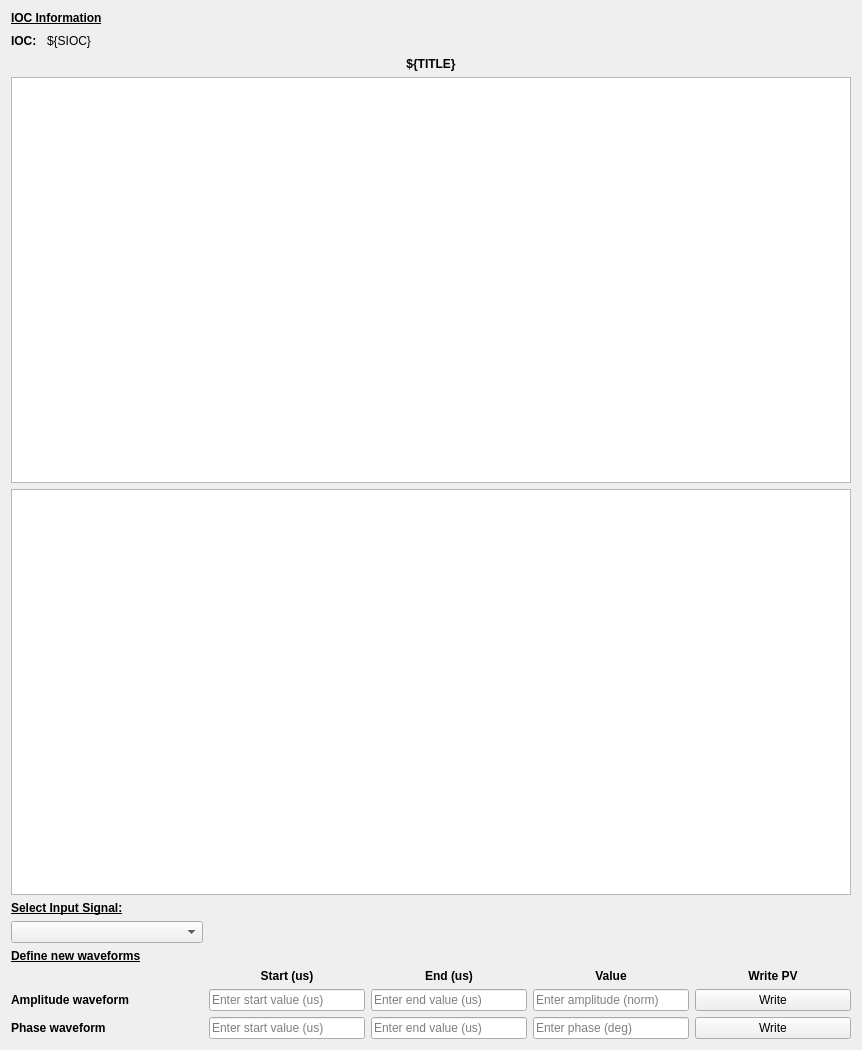
<?xml version="1.0" encoding="UTF-8"?>
<ui version="4.0">
 <class>Form</class>
 <widget class="QWidget" name="Form">
  <property name="geometry">
   <rect>
    <x>0</x>
    <y>0</y>
    <width>862</width>
    <height>1050</height>
   </rect>
  </property>
  <property name="windowTitle">
   <string>${TITLE} - ${DEV}</string>
  </property>
  <layout class="QVBoxLayout" name="verticalLayout">
   <item>
    <layout class="QGridLayout" name="gridLayout">
     <item row="19" column="2">
      <widget class="QLineEdit" name="phase_start">
       <property name="styleSheet">
        <string notr="true"/>
       </property>
       <property name="placeholderText">
        <string>Enter start value (us)</string>
       </property>
      </widget>
     </item>
     <item row="18" column="5">
      <widget class="QPushButton" name="write_amplitude">
       <property name="text">
        <string>Write</string>
       </property>
      </widget>
     </item>
     <item row="19" column="5">
      <widget class="QPushButton" name="write_phase">
       <property name="text">
        <string>Write</string>
       </property>
      </widget>
     </item>
     <item row="8" column="0" colspan="6">
      <widget class="QLabel" name="label">
       <property name="font">
        <font>
         <weight>75</weight>
         <bold>true</bold>
        </font>
       </property>
       <property name="text">
        <string>${TITLE}</string>
       </property>
       <property name="alignment">
        <set>Qt::AlignCenter</set>
       </property>
      </widget>
     </item>
     <item row="17" column="2">
      <widget class="QLabel" name="label_4">
       <property name="font">
        <font>
         <weight>75</weight>
         <bold>true</bold>
        </font>
       </property>
       <property name="text">
        <string>Start (us)</string>
       </property>
       <property name="alignment">
        <set>Qt::AlignCenter</set>
       </property>
      </widget>
     </item>
     <item row="2" column="0">
      <widget class="QLabel" name="label_11">
       <property name="minimumSize">
        <size>
         <width>0</width>
         <height>0</height>
        </size>
       </property>
       <property name="maximumSize">
        <size>
         <width>30</width>
         <height>16777215</height>
        </size>
       </property>
       <property name="font">
        <font>
         <weight>75</weight>
         <bold>true</bold>
        </font>
       </property>
       <property name="text">
        <string>IOC:</string>
       </property>
      </widget>
     </item>
     <item row="17" column="5">
      <widget class="QLabel" name="label_8">
       <property name="font">
        <font>
         <weight>75</weight>
         <bold>true</bold>
        </font>
       </property>
       <property name="text">
        <string>Write PV</string>
       </property>
       <property name="alignment">
        <set>Qt::AlignCenter</set>
       </property>
      </widget>
     </item>
     <item row="19" column="4">
      <widget class="QLineEdit" name="phase_value">
       <property name="styleSheet">
        <string notr="true"/>
       </property>
       <property name="placeholderText">
        <string>Enter phase (deg)</string>
       </property>
      </widget>
     </item>
     <item row="9" column="0" colspan="6">
      <widget class="PyDMWaveformPlot" name="amplitude_plot">
       <property name="sizePolicy">
        <sizepolicy hsizetype="Expanding" vsizetype="Expanding">
         <horstretch>1</horstretch>
         <verstretch>1</verstretch>
        </sizepolicy>
       </property>
       <property name="font">
        <font>
         <pointsize>9</pointsize>
         <weight>50</weight>
         <bold>false</bold>
        </font>
       </property>
       <property name="toolTip">
        <string/>
       </property>
       <property name="backgroundBrush">
        <brush brushstyle="SolidPattern">
         <color alpha="255">
          <red>25</red>
          <green>25</green>
          <blue>25</blue>
         </color>
        </brush>
       </property>
       <property name="showXGrid">
        <bool>true</bool>
       </property>
       <property name="showYGrid">
        <bool>true</bool>
       </property>
       <property name="backgroundColor">
        <color>
         <red>25</red>
         <green>25</green>
         <blue>25</blue>
        </color>
       </property>
       <property name="axisColor">
        <color>
         <red>222</red>
         <green>222</green>
         <blue>222</blue>
        </color>
       </property>
       <property name="yAxes">
        <stringlist/>
       </property>
       <property name="title" stdset="0">
        <string>Average Window ${N} - Amplitude</string>
       </property>
       <property name="xLabels">
        <stringlist>
         <string>Time (us)</string>
        </stringlist>
       </property>
       <property name="showLegend">
        <bool>true</bool>
       </property>
       <property name="curves">
        <stringlist/>
       </property>
       <property name="yLabels" stdset="0">
        <stringlist>
         <string>Amplitude (norm)</string>
        </stringlist>
       </property>
      </widget>
     </item>
     <item row="13" column="0" colspan="6">
      <widget class="PyDMWaveformPlot" name="phase_plot">
       <property name="sizePolicy">
        <sizepolicy hsizetype="Expanding" vsizetype="Expanding">
         <horstretch>1</horstretch>
         <verstretch>1</verstretch>
        </sizepolicy>
       </property>
       <property name="font">
        <font>
         <weight>50</weight>
         <bold>false</bold>
        </font>
       </property>
       <property name="toolTip">
        <string/>
       </property>
       <property name="backgroundBrush">
        <brush brushstyle="SolidPattern">
         <color alpha="255">
          <red>25</red>
          <green>25</green>
          <blue>25</blue>
         </color>
        </brush>
       </property>
       <property name="showXGrid">
        <bool>true</bool>
       </property>
       <property name="showYGrid">
        <bool>true</bool>
       </property>
       <property name="backgroundColor">
        <color>
         <red>25</red>
         <green>25</green>
         <blue>25</blue>
        </color>
       </property>
       <property name="axisColor">
        <color>
         <red>222</red>
         <green>222</green>
         <blue>222</blue>
        </color>
       </property>
       <property name="yAxes">
        <stringlist/>
       </property>
       <property name="title" stdset="0">
        <string>Average Window ${N} - Phase</string>
       </property>
       <property name="xLabels">
        <stringlist>
         <string>Time (us)</string>
        </stringlist>
       </property>
       <property name="showLegend">
        <bool>true</bool>
       </property>
       <property name="curves">
        <stringlist/>
       </property>
       <property name="yLabels" stdset="0">
        <stringlist>
         <string>Phase (deg)</string>
        </stringlist>
       </property>
      </widget>
     </item>
     <item row="17" column="4">
      <widget class="QLabel" name="label_9">
       <property name="font">
        <font>
         <weight>75</weight>
         <bold>true</bold>
        </font>
       </property>
       <property name="text">
        <string>Value</string>
       </property>
       <property name="alignment">
        <set>Qt::AlignCenter</set>
       </property>
      </widget>
     </item>
     <item row="18" column="2">
      <widget class="QLineEdit" name="amplitude_start">
       <property name="styleSheet">
        <string notr="true"/>
       </property>
       <property name="placeholderText">
        <string>Enter start value (us)</string>
       </property>
      </widget>
     </item>
     <item row="18" column="3">
      <widget class="QLineEdit" name="amplitude_end">
       <property name="styleSheet">
        <string notr="true"/>
       </property>
       <property name="placeholderText">
        <string>Enter end value (us)</string>
       </property>
      </widget>
     </item>
     <item row="17" column="3">
      <widget class="QLabel" name="label_5">
       <property name="font">
        <font>
         <weight>75</weight>
         <bold>true</bold>
        </font>
       </property>
       <property name="text">
        <string>End (us)</string>
       </property>
       <property name="alignment">
        <set>Qt::AlignCenter</set>
       </property>
      </widget>
     </item>
     <item row="19" column="3">
      <widget class="QLineEdit" name="phase_end">
       <property name="styleSheet">
        <string notr="true"/>
       </property>
       <property name="placeholderText">
        <string>Enter end value (us)</string>
       </property>
      </widget>
     </item>
     <item row="18" column="4">
      <widget class="QLineEdit" name="amplitude_value">
       <property name="styleSheet">
        <string notr="true"/>
       </property>
       <property name="placeholderText">
        <string>Enter amplitude (norm)</string>
       </property>
      </widget>
     </item>
     <item row="2" column="1">
      <widget class="PyDMLabel" name="PyDMLabel">
       <property name="toolTip">
        <string/>
       </property>
       <property name="text">
        <string>${SIOC}</string>
       </property>
      </widget>
     </item>
     <item row="0" column="0" colspan="2">
      <widget class="QLabel" name="label_10">
       <property name="font">
        <font>
         <weight>75</weight>
         <bold>true</bold>
         <underline>true</underline>
        </font>
       </property>
       <property name="text">
        <string>IOC Information</string>
       </property>
      </widget>
     </item>
     <item row="2" column="2" colspan="4">
      <spacer name="horizontalSpacer">
       <property name="orientation">
        <enum>Qt::Horizontal</enum>
       </property>
       <property name="sizeHint" stdset="0">
        <size>
         <width>40</width>
         <height>20</height>
        </size>
       </property>
      </spacer>
     </item>
     <item row="14" column="0" colspan="2">
      <widget class="QLabel" name="label_2">
       <property name="font">
        <font>
         <weight>75</weight>
         <bold>true</bold>
         <underline>true</underline>
        </font>
       </property>
       <property name="text">
        <string>Select Input Signal:</string>
       </property>
      </widget>
     </item>
     <item row="15" column="0" colspan="2">
      <widget class="QComboBox" name="input_selection">
       <property name="maximumSize">
        <size>
         <width>200</width>
         <height>16777215</height>
        </size>
       </property>
      </widget>
     </item>
     <item row="16" column="0" colspan="2">
      <widget class="QLabel" name="label_3">
       <property name="font">
        <font>
         <weight>75</weight>
         <bold>true</bold>
         <underline>true</underline>
        </font>
       </property>
       <property name="text">
        <string>Define new waveforms</string>
       </property>
      </widget>
     </item>
     <item row="18" column="0" colspan="2">
      <widget class="QLabel" name="label_6">
       <property name="font">
        <font>
         <weight>75</weight>
         <bold>true</bold>
        </font>
       </property>
       <property name="text">
        <string>Amplitude waveform</string>
       </property>
      </widget>
     </item>
     <item row="19" column="0" colspan="2">
      <widget class="QLabel" name="label_7">
       <property name="font">
        <font>
         <weight>75</weight>
         <bold>true</bold>
        </font>
       </property>
       <property name="text">
        <string>Phase waveform</string>
       </property>
      </widget>
     </item>
    </layout>
   </item>
  </layout>
 </widget>
 <customwidgets>
  <customwidget>
   <class>PyDMLabel</class>
   <extends>QLabel</extends>
   <header>pydm.widgets.label</header>
  </customwidget>
  <customwidget>
   <class>PyDMWaveformPlot</class>
   <extends>QGraphicsView</extends>
   <header>pydm.widgets.waveformplot</header>
  </customwidget>
 </customwidgets>
 <resources/>
 <connections/>
</ui>
